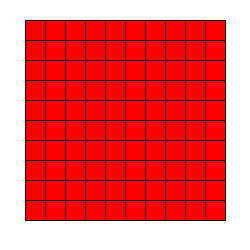
Frame 1 (no input)
Frame 60 (the mouse pressed at the canvas centre just before this capture): identical to frame 1, image omitted
Frame 120 (the mouse held since frame 60 and released just before this capture): identical to frame 1, image omitted

The Processing sketch that drew this single still picture (run headless with seeded random() and noise(); from frame 60 on, the mouse is pressed at the canvas centre):

// Processing sketch: sketch_9_7__rode_muur_File
// ── sketch_9_7__rode_muur_File.pde
void setup(){
size(250,250);
}

void draw(){
background(255,255,255);

int xWaarde = 25;
int yWaarde = 20;

for(int i = 0; i < 10; i++){
    for(int j = 0; j < 10; j++){
    
    if((i+j) % 2 == 0){
    fill(255,0,0);
    }else{
    fill(255,0,0);
    }
              rect(xWaarde, yWaarde, 20,20);
    yWaarde += 20;
      
}
yWaarde = 20;
xWaarde +=20;

}
}
